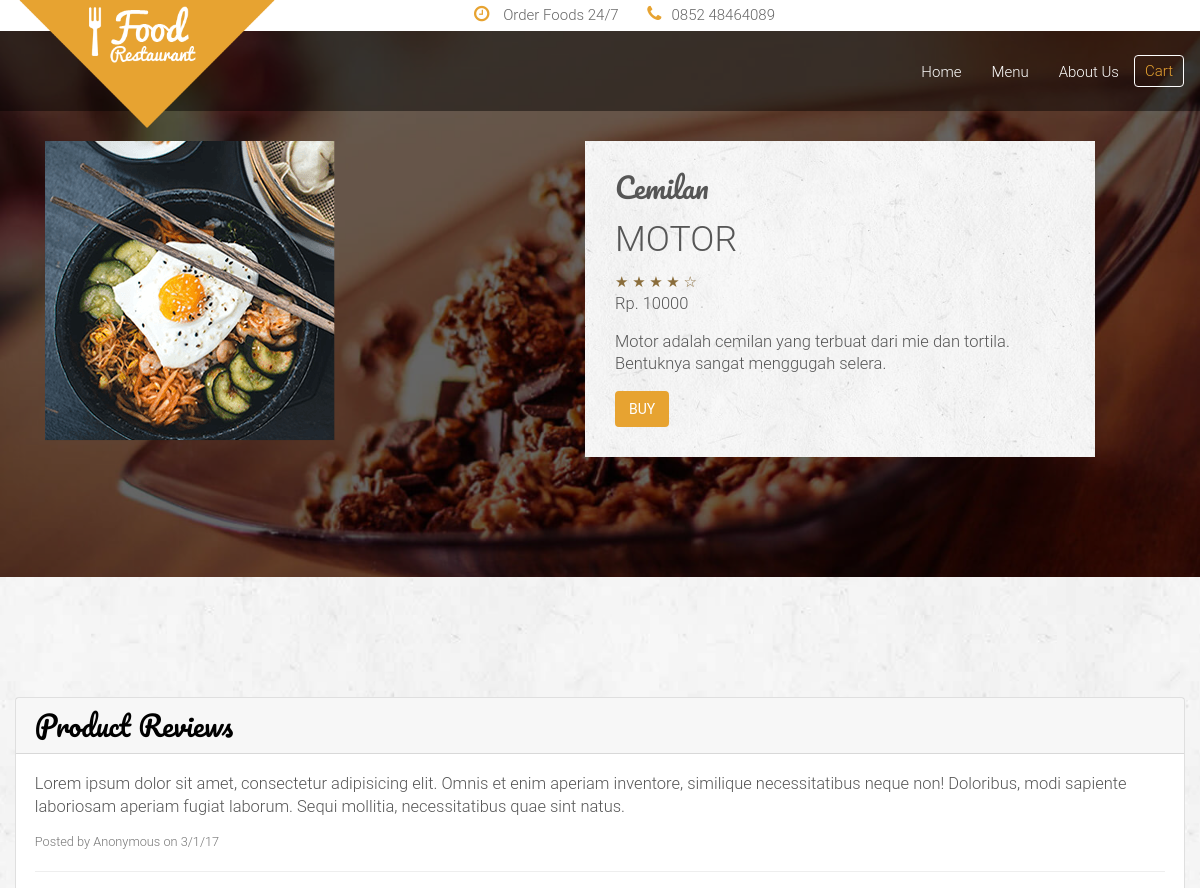
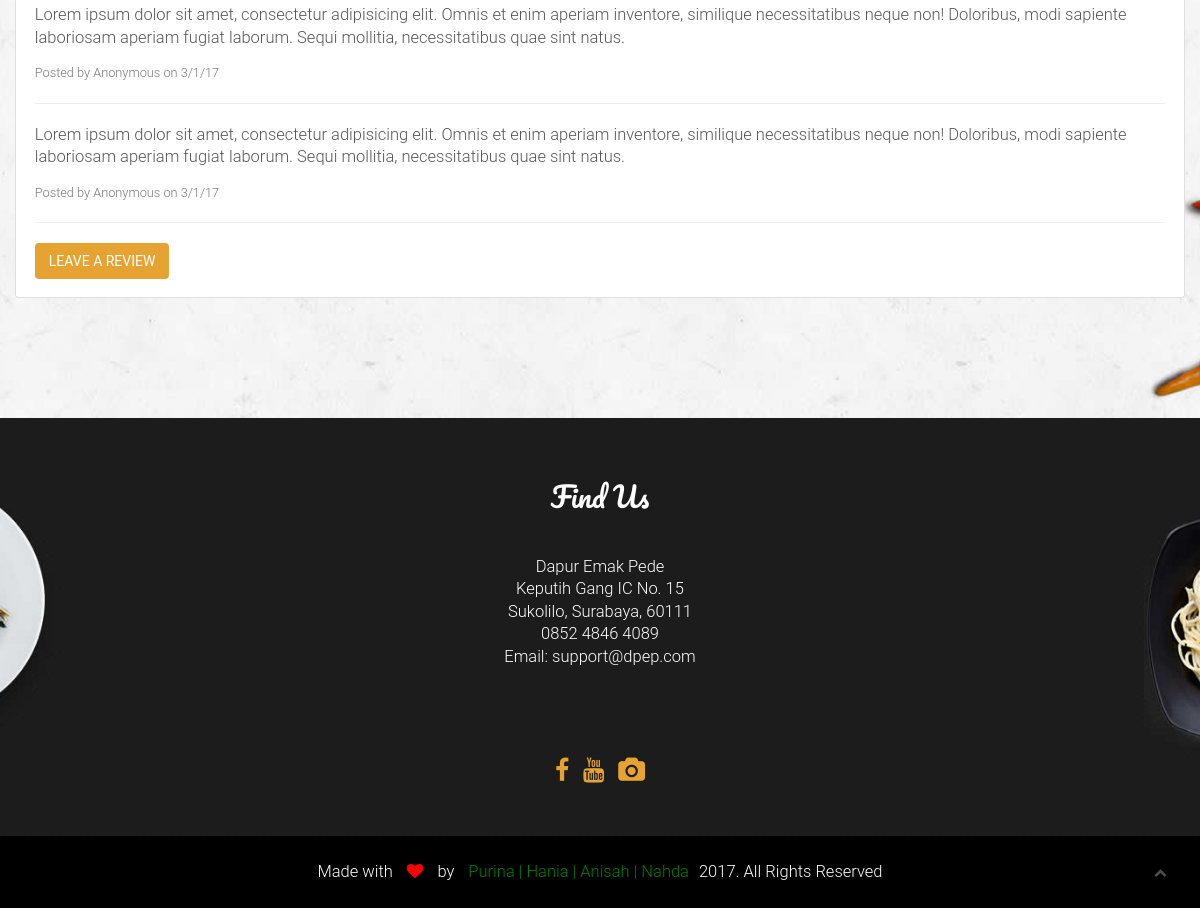
The app's page /detail.php?id=4 with its own data (2 pictures, top to bottom).
### tables this page shows
CREATE TABLE `menu` (
  `m_ID` char(10) NOT NULL,
  `m_nama` varchar(100) NOT NULL,
  `m_detail` varchar(1000) DEFAULT NULL,
  `m_harga` float DEFAULT NULL,
  `m_stock` int(11) DEFAULT NULL,
  `m_rating` float DEFAULT NULL,
  `m_gambar` text,
  PRIMARY KEY (`m_ID`)
);

### detail.php (the view, shortened to what this page needs)
<?php
     include('connect.php');
     $id=$_GET['id'];
     $sql = "SELECT * FROM menu WHERE m_ID='$id'";
     $res = mysqli_query($conn,$sql);
     $menu = mysqli_fetch_array($res);
 ?>
<!doctype html>
 <html class="no-js" lang="">
    <head>
        <link rel="stylesheet" href="assets/css/bootstrap.min.css">
        <link rel="stylesheet" href="assets/css/font-awesome.min.css">
        <link rel="stylesheet" type="text/css" href="style.css">
        <link rel="stylesheet" href="assets/css/animate/animate.css" />
        <link rel="stylesheet" href="assets/css/plugins.css" />
        <link rel="stylesheet" href="assets/css/style.css">
        <link rel="stylesheet" href="assets/css/responsive.css" />
    </head>
    <body>
        <header id="home" class="navbar-fixed-top">
            <div class="header_top_menu clearfix">
                <div class="container">
                    <div class="row">
                        <div class="col-md-5 col-md-offset-3 col-sm-12 text-right">
                            <div class="call_us_text">
								<a href=""><i class="fa fa-clock-o"></i> Order Foods 24/7</a>
								<a href=""><i class="fa fa-phone"></i>0852 48464089</a>
							</div>
                        </div>
                    </div>
                </div>
            </div>
            <div class="main_menu_bg">
                <div class="container">
                    <div class="row">
                        <nav class="navbar navbar-default">
                            <div class="container-fluid">
                                <div class="navbar-header">
                                    <a class="navbar-brand our_logo" href="#"><img src="assets/images/logo.png" alt="" /></a>
                                </div>
                                <div class="collapse navbar-collapse" id="bs-example-navbar-collapse-1">
                                    <ul class="nav navbar-nav navbar-right">
                                        <li><a href="index.php#slider">Home</a></li>
                                        <li><a href="menu.php#portfolio">Menu</a></li>
                                        <li><a href="index.php#abouts">About Us</a></li>
                                        <li><a href="cart.php" class="booking">Cart</a></li>
                                    </ul>
                                </div>
                            </div>
                        </nav>
                    </div>
                </div>
            </div>
        </header>
        <section id="features" class="features">
            <div class="slider_overlay">
                <div class="container">
                    <div class="row">
                        <div class="main_features_content_area  wow fadeIn" data-wow-duration="3s" bg>
                            <div class="col-md-12">
                                <div class="col-md-6 wow slideInLeft" data-wow-duration="1s" >
                                    <img src="assets/images/<?php echo $menu['m_gambar'] ?>">
                                </div>
                                <div class="col-md-6 wow slideInRight" data-wow-duration="1s">
                                    <div class="single_features_text">
                                        <h4>Cemilan</h4>
                                        <h3 value="<?php echo $menu['m_nama'] ?>"><?php echo $menu['m_nama'] ?> </h3>
                                        <span class="text-warning" >&#9733; &#9733; &#9733; &#9733; &#9734;</span>
                                        <p>Rp. <?php echo $menu['m_harga'] ?></p>
                                        <p><?php echo $menu['m_detail'] ?></p>
                                        <a  class="btn btn-primary" data-toggle="modal" data-target="#myModal">buy</a>
                                    </div>
                                </div>
                            </div>
                        </div>
                    </div>
                </div>
            </div>
        </section>
        <section id="abouts" class="abouts">
            <div class="container">
                <div class="row">
                    <div class="abouts_content">
                        <div class="single_abouts_text wow slideInRight" data-wow-duration="1s">
                            <div class="card card-outline-secondary my-4">
                                <h4 class="card-header">
                                Product Reviews
                                </h4>
                                <div class="card-body">
                                    <p>Lorem ipsum dolor sit amet, consectetur adipisicing elit. Omnis et enim aperiam inventore, similique necessitatibus neque non! Doloribus, modi sapiente laboriosam aperiam fugiat laborum. Sequi mollitia, necessitatibus quae sint natus.</p>
                                    <small class="text-muted">Posted by Anonymous on 3/1/17</small>
                                    <hr>
                                    <p>Lorem ipsum dolor sit amet, consectetur adipisicing elit. Omnis et enim aperiam inventore, similique necessitatibus neque non! Doloribus, modi sapiente laboriosam aperiam fugiat laborum. Sequi mollitia, necessitatibus quae sint natus.</p>
                                    <small class="text-muted">Posted by Anonymous on 3/1/17</small>
                                    <hr>
                                    <p>Lorem ipsum dolor sit amet, consectetur adipisicing elit. Omnis et enim aperiam inventore, similique necessitatibus neque non! Doloribus, modi sapiente laboriosam aperiam fugiat laborum. Sequi mollitia, necessitatibus quae sint natus.</p>
                                    <small class="text-muted">Posted by Anonymous on 3/1/17</small>
                                    <hr>
                                    <a class="btn btn-primary" data-toggle="modal" data-target="#commentModal">Leave a Review</a>
                                </div>
                            </div>
                        </div>
                    </div>
                </div>
            </div>
        </section>
       <section id="footer_widget" class="footer_widget">
            <div class="container">
                <div class="row">
                    <div class="footer_widget_content text-center">
                        <div class="col-md-12">
                            <div class="single_widget wow fadeIn" data-wow-duration="2s">
                                <h3>Find Us</h3>
                                <div class="single_widget_info">
                                    <p>Dapur Emak Pede
                                        <span>Keputih Gang IC No. 15<br>Sukolilo, Surabaya, 60111
                                            <br> 0852 4846 4089</span>
                                        <span>Email: support@dpep.com</span></p>
                                </div>
                                <div class="footer_socail_icon">
                                    <a href="http://fb.com/anshpd"><i class="fa fa-facebook"></i></a>
                                    <a href="https://www.youtube.com/watch?v=SKUzsDdZ37s"><i class="fa fa-youtube"></i></a>
                                    <a href="http://instagram.com/nhdzhra"><i class="fa fa-camera"></i></a>
                                </div>
                            </div>
                        </div>
                        </div>
                    </div>
                </div>
        </section>
        <footer id="footer" class="footer">
            <div class="container text-center">
                <div class="row">
                    <div class="col-sm-12">
                        <div class="copyright wow zoomIn" data-wow-duration="3s">
							<p>Made with <i class="fa fa-heart"></i> by <a href="https://www.youtube.com/watch?v=SKUzsDdZ37s">Purina | Hania | Anisah | Nahda</a>2017. All Rights Reserved</p>
						</div>
                    </div>
                </div>
            </div>
        </footer>
		<div class="scrollup">
			<a href="#"><i class="fa fa-chevron-up"></i></a>
		</div>
    </body>
</html>

### style.css (style rules this page uses)
* { margin: 0; padding: 0; }

### assets/css/style.css (style rules this page uses)
html, body { background-color: #1E2E3B; font-size: 15px; color: #565656; width: 100%; padding: 0; margin-left: 0; margin-right: 0; font-family: 'roboto', sans-serif; font-weight: 300; }
img { -moz-user-select: none; -webkit-user-select: none; -ms-user-select: none; user-select: none; -webkit-user-drag: none; user-drag: none; }
a, a:hover, a:active, a:focus { text-decoration: none; outline: none; }
a, button, a span { -webkit-transition: 0.2s ease-in-out; -o-transition: 0.2s ease-in-out; transition: 0.2s ease-in-out; }
*, *:before, *:after { -webkit-box-sizing: border-box; -moz-box-sizing: border-box; box-sizing: border-box; }
p { margin: 0 0 15px; }
ol, ul { list-style: none; padding: 0; }
img { max-width: 100%; }
h1, h2, h3 { font-family: 'roboto', sans-serif; font-weight: 300; margin: 0; }
h4, h5 { font-weight: 300; margin: 0; line-height: 2rem; font-family: 'Pacifico', cursive; }
h3 { font-weight: 300; margin-bottom: .9rem; font-size: 2.375rem; line-height: 2.5rem; }
h4 { font-size:1.875rem; line-height: 2.2rem; margin-bottom: 1.1rem; font-family: 'Pacifico', cursive; }
p { line-height: 1.5rem; font-size: 1.1rem; }
p:last-child { margin-bottom: 0px; }
section { margin:0; }
.btn { margin-right: 15px; border-radius: 0px; }
.btn-primary { color: #ffffff; }
.btn-primary { background-color: #E7A331; color: #ffffff; border: 2px solid #E7A331; text-transform: uppercase; border-radius:4px; }
.btn-primary:before, .btn-primary:after { background-color: #ffffff; }
.header_top_menu { background:#fff; position:relative; }
a.navbar-brand.our_logo { position: absolute; left: 0; top: -50px; width: 25%; }
.header_top_menu .call_us_text a { color:#666; font-size:15px; margin-left:15px; padding:5px; display:inline-block; }
.header_top_menu .call_us_text a i { color:#e7a331; margin-right:10px; font-size:18px; }
.main_menu_bg { background:rgba(0, 0, 0, .45); height: 80px; }
.navbar-default { background-color: transparent; border-color: transparent; }
.container-fluid { margin-top: 15px; }
.main_menu_bg li a.booking { border: 1px solid #fff; border-radius: 4px; color: #e7a331 !important; padding: 5px 10px; margin-top: 8px; }
.main_menu_bg .navbar { margin-bottom: 0px; }
.navbar-default .navbar-nav>li>a { color: #fff; }
.slider_overlay { background:rgba(0, 0, 0, .6); width:100%; top:0; left:0; }
.abouts { background: url(../images/abtbg.jpg) no-repeat center top scroll; -moz-background-size: cover; -webkit-background-size: cover; -o-background-size: cover; background-size: cover; width: 100%; overflow: hidden; }
.abouts_content { padding:120px 0px; display:inline-block; }
.single_abouts_text h4 { color:#000000; }
.features { background:url(../images/ftbg.jpg) center center no-repeat; -moz-background-size: cover; -webkit-background-size: cover; -o-background-size: cover; background-size: cover; width: 100%; overflow: hidden; }
.main_features_content_area { padding:120px 0px; display:inline-block; }
.single_features_text { background:url(../images/textbg.jpg) center center no-repeat; padding:30px; background-size:cover; }
.footer_widget { background:url(../images/footerbg.jpg) center top no-repeat scroll; -moz-background-size: cover; -webkit-background-size: cover; -o-background-size: cover; background-size: cover; width: 100%; overflow: hidden; }
.footer_widget_content { color:#fff; }
.single_widget { padding-bottom: 50px; padding-top:60px; }
.single_widget h3 { font-size:1.875rem; font-family: 'Pacifico', cursive; }
.single_widget_info p { margin-top:40px; }
.single_widget_info p span { display:block; }
.footer_socail_icon { margin-top:90px; }
.footer_socail_icon a { padding:5px; }
.footer_socail_icon a i { font-size:25px; color:#e7a331; }
.footer { background:#000; }
.footer .copyright p { padding:25px; color:#fff; }
.footer .copyright p i { padding:0px 10px; color:#ff0000; }
.footer .copyright p a { padding:0px 10px; color:green; }
.scrollup { width: 30px; height: 30px; border-radius: 15px; opacity: .3; position: fixed; bottom: 20px; right: 25px; color: #fff; cursor: pointer; background-color: #000; z-index: 1000; transition: opacity .5s, background-color .5s; -moz-transition: opacity .5s, background-color .5s; -webkit-transition: opacity .5s, background-color .5s; }
.scrollup i { font-size: 13px; position: absolute; opacity: 1; color: #fff; left: 50%; top: 50%; margin-top: -7px; margin-left: -6px; text-decoration: none; }

### records on screen
menu: m_gambar (picture), m_nama "MOTOR", m_harga "10000", m_detail "Motor adalah cemilan yang terbuat dari mie dan tortila. Bentuknya sangat menggugah selera."
